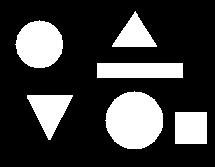
#> input picture Lesson_6/Task_1/data/1.jpg, 215 x 167 px
$ python object_analysis.py   (older library calls are emulated)
#> lines starting #> are read from the running program, lines starting #| are printed output that depends on the picture; after the words box and inside, x2 and y2 are one past the last pixel; in counts of white or black regions, pixels touching at a corner belong together
"""
Шаблонный метод (Template method)
"""
from pathlib import Path
import cv2

class ObjectAnalysis(object):
    def template_method(self, image):

        image = self.noise_filtering(image)
        data = self.segmentation(image)
        data = self.object_parameters(data)

        return data

    def noise_filtering(self, image):
        raise NotImplementedError()

    def segmentation(self, data):
        raise NotImplementedError()

    def object_parameters(self, data):
        (image, data) = data
        (numLabels, labels, stats, centroids) = data
        x = []
        y = []
        w = []
        h = []
        area = []
        for i in range(1, numLabels):
            # extract the connected component statistics for the current
            # label
            x.append(stats[i, cv2.CC_STAT_LEFT])
            y.append(stats[i, cv2.CC_STAT_TOP])
            w.append(stats[i, cv2.CC_STAT_WIDTH])
            h.append(stats[i, cv2.CC_STAT_HEIGHT])
            area.append(stats[i, cv2.CC_STAT_AREA])

        return (x, y, w, h, area)


class BinaryImage(ObjectAnalysis):
    def __init__(self):
        pass

    def noise_filtering(self, image):
        median = cv2.medianBlur(image, 5)
        return median

    def segmentation(self, image):
        output = cv2.connectedComponentsWithStats(
            image,
            4, # connectivity
            cv2.CV_32S)
        return (image, output)


# Task_1_i
class MonochromeImage(BinaryImage):
    def __init__(self):
        pass

    def noise_filtering(self, image):
        gaussian = cv2.GaussianBlur(image, (5, 5), 0)
        return gaussian

    def segmentation(self, image):
        edges = cv2.Canny(image, 100, 200)
        output = cv2.connectedComponentsWithStats(
            edges,
            4,  # connectivity
            cv2.CV_32S)
        return (edges, output)

'''
Для data/1.jpg был вывод:

Monochrome Image Processing
[np.int32(112), np.int32(11), np.int32(45), np.int32(37), np.int32(156)]
[np.int32(15), np.int32(20), np.int32(48), np.int32(49), np.int32(175)]
[np.int32(96), np.int32(63), np.int32(88), np.int32(16), np.int32(198)]
[np.int32(105), np.int32(91), np.int32(59), np.int32(59), np.int32(213)]
[np.int32(27), np.int32(94), np.int32(46), np.int32(47), np.int32(178)]
[np.int32(174), np.int32(111), np.int32(33), np.int32(33), np.int32(124)]
'''


# 1.a.ii
class ColorImage(MonochromeImage):
    def __init__(self):
        pass

    def segmentation(self, image):
        gray = cv2.cvtColor(image, cv2.COLOR_BGR2GRAY)
        _, binary = cv2.threshold(
            gray, 0, 255, cv2.THRESH_BINARY + cv2.THRESH_OTSU
        )

        distance = cv2.distanceTransform(binary, cv2.DIST_L2, 5)
        _, foreground = cv2.threshold(
            distance, 0.2 * distance.max(), 255, cv2.THRESH_BINARY
        )
        foreground = foreground.astype("uint8")

        kernel = cv2.getStructuringElement(cv2.MORPH_RECT, (3, 3))
        background = cv2.dilate(binary, kernel, iterations=3)
        unknown = cv2.subtract(background, foreground)

        _, markers = cv2.connectedComponents(foreground)
        markers += 1
        markers[unknown == 255] = 0
        cv2.watershed(image.copy(), markers)

        object_mask = ((markers > 1) * 255).astype("uint8")
        components = cv2.connectedComponentsWithStats(
            object_mask,
            4,  # connectivity
            cv2.CV_32S,
        )
        return (object_mask, components)

"""
Декоратор - структурный паттерн
"""
class FilteredAnalysis(ObjectAnalysis):
    def __init__(self, obj):
        self._proc = obj

    def template_method(self, image):
        (_x, _y, _w, _h, _area) = self._proc.template_method(image)
        x = []
        y = []
        w = []
        h = []
        area = []

        for i in range(len(_area)):
            if _area[i] > 10 and _area[i] < 2500:
                x.append(_x[i])
                y.append(_y[i])
                w.append(_w[i])
                h.append(_h[i])
                area.append(_area[i])

        return (x,y,w,h,area)

# 1.b.i
class HuMomentsAnalysis(ObjectAnalysis):
    def __init__(self, obj):
        self._proc = obj

    def template_method(self, image):
        filtered_image = self._proc.noise_filtering(image)
        segmented_image, components = self._proc.segmentation(filtered_image)
        parameters = self._proc.object_parameters(
            (segmented_image, components)
        )

        num_labels, labels, _, _ = components
        hu_moments = []
        for label in range(1, num_labels):
            component_mask = (labels == label).astype("uint8")
            moments = cv2.moments(component_mask, binaryImage=True)
            hu = cv2.HuMoments(moments).flatten().tolist()
            hu_moments.append(hu)

        return (*parameters, hu_moments)


if __name__== '__main__':
    image_path = Path(__file__).resolve().parent.parent / 'data' / '1.jpg'
    monochrome_image = cv2.imread(str(image_path), cv2.IMREAD_GRAYSCALE)
#> monochrome_image is the input picture: shape (167, 215); min 0, max 255, mean 61.4
    color_image = cv2.imread(str(image_path), cv2.IMREAD_COLOR)
    if monochrome_image is None or color_image is None:
        raise FileNotFoundError(f"Не удалось загрузить изображение: {image_path}")

    print("Monochrome Image Processing")
    monochrome_segm = MonochromeImage()
    (x, y, w, h, area) = monochrome_segm.template_method(monochrome_image)
#> in segmentation, `edges = cv2.Canny(image, 100, 200)`:
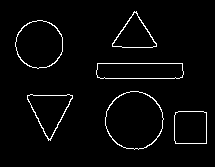
#> edges: shape (167, 215); 2.9% white in thin lines or dots, all inside (x1, y1, x2, y2) = (15, 11, 207, 150)
#> in object_parameters, `(numLabels, labels, stats, centroids) = data`:
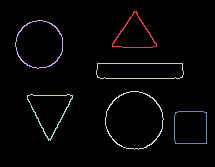
#> labels: shape (167, 215) int32; 7 distinct labels, from 0 to 6; one colour per label, 0 black
#> in object_parameters, `(numLabels, labels, stats, centroids) = data`: numLabels = 7; stats = [[0, 0, 215, 167, 34861], [112, 11, 45, 37, 156], [15, 20, 48, 49, 175], [96, 63, 88, 16, 198], [105, 91, 59, 59, 213], [27, 94, 46, 47, 178], [174, 111, 33, 33, 124]]; centroids = [[106.9, 82.96], [134.1, 33.5], [38.85, 43.92], [139.5, 70.39], [134, 119.7], [49.48, 112.4], [190.3, 127.3]]
#> after the loop in object_parameters, `for i in range(1, numLabels):`: area = [156, 175, 198, 213, 178, 124]; h = [37, 49, 16, 59, 47, 33]; w = [45, 48, 88, 59, 46, 33]; x = [112, 15, 96, 105, 27, 174]; y = [11, 20, 63, 91, 94, 111]
#> in template_method, `data = self.object_parameters(data)`: data = ([112, 15, 96, 105, 27, 174], [11, 20, 63, 91, 94, 111], [45, 48, 88, 59, 46, 33], [37, 49, 16, 59, 47, 33], [156, 175, 198, 213, 178, 124])
#> x = [112, 15, 96, 105, 27, 174]; y = [11, 20, 63, 91, 94, 111]; w = [45, 48, 88, 59, 46, 33]; h = [37, 49, 16, 59, 47, 33]; area = [156, 175, 198, 213, 178, 124]
    for i in range(len(area)):
            print([x[i], y[i], w[i], h[i], area[i]])
#> this loop made 6 passes
#| [112, 11, 45, 37, 156]
#| [15, 20, 48, 49, 175]
#| [96, 63, 88, 16, 198]
#| [105, 91, 59, 59, 213]
#| [27, 94, 46, 47, 178]
#| [174, 111, 33, 33, 124]

    print("Color Image Processing")
    color_segm = ColorImage()
    (x, y, w, h, area) = color_segm.template_method(color_image)
#> in segmentation, `_, binary = cv2.threshold( gray, 0, 255, cv2.THRESH_BINARY + cv2.THRES..`: binary: shape (167, 215); 24% white; 6 white regions, box (x1, y1, x2, y2) and area: (106, 92, 163, 149) 2605, (16, 21, 63, 68) 1761, (97, 63, 183, 78) 1288, (27, 95, 73, 140) 1112, (175, 112, 207, 144) 1020, (112, 12, 157, 47) 834
#> in segmentation, `_, foreground = cv2.threshold( distance, 0.2 * distance.max(), 255, cv..`: foreground: shape (167, 215) float32; 12.2% white; 6 white regions, box (x1, y1, x2, y2) and area: (111, 97, 158, 144) 1721, (21, 26, 58, 63) 1045, (180, 117, 202, 139) 484, (35, 100, 65, 130) 457, (102, 68, 178, 73) 380, (121, 22, 148, 42) 279
#> in segmentation, `background = cv2.dilate(binary, kernel, iterations=3)`: background: shape (167, 215); 33.7% white; 6 white regions, box (x1, y1, x2, y2) and area: (103, 89, 166, 152) 3325, (13, 18, 66, 71) 2361, (94, 60, 186, 81) 1930, (24, 92, 76, 143) 1694, (172, 109, 210, 147) 1440, (109, 9, 160, 50) 1350
#> in segmentation, `unknown = cv2.subtract(background, foreground)`: unknown: shape (167, 215); 21.5% white; 6 white regions, box (x1, y1, x2, y2) and area: (103, 89, 166, 152) 1604, (94, 60, 186, 81) 1550, (13, 18, 66, 71) 1316, (24, 92, 76, 143) 1237, (109, 9, 160, 50) 1071, (172, 109, 210, 147) 956
#> in segmentation, `_, markers = cv2.connectedComponents(foreground)`: markers: shape (167, 215) int32; 7 distinct labels, from 0 to 6
#> in segmentation, `markers += 1`:
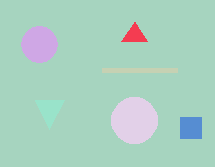
#> markers: shape (167, 215) int32; 7 distinct labels, from 1 to 7; one colour per label, 0 black
#> in segmentation, `markers[unknown == 255] = 0`:
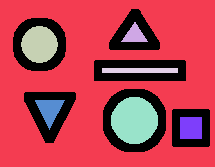
#> markers: shape (167, 215) int32; 8 distinct labels, from 0 to 7; one colour per label, 0 black
#> in segmentation, `object_mask = ((markers > 1) * 255).astype("uint8")`: object_mask: shape (167, 215); 22.7% white; 6 white regions, box (x1, y1, x2, y2) and area: (106, 92, 163, 149) 2522, (16, 21, 62, 68) 1692, (97, 64, 183, 78) 1188, (27, 95, 72, 139) 1034, (175, 112, 206, 144) 932, (113, 12, 156, 47) 796
#> in object_parameters (call 2), `(numLabels, labels, stats, centroids) = data`:
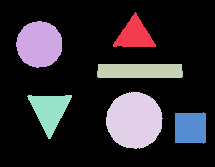
#> labels: shape (167, 215) int32; 7 distinct labels, from 0 to 6; one colour per label, 0 black
#> in object_parameters (call 2), `(numLabels, labels, stats, centroids) = data`: stats = [[0, 0, 215, 167, 27741], [113, 12, 43, 35, 796], [16, 21, 46, 47, 1692], [97, 64, 86, 14, 1188], [106, 92, 57, 57, 2522], [27, 95, 45, 44, 1034], [175, 112, 31, 32, 932]]; centroids = [[105.9, 81.43], [134.2, 34.71], [38.91, 43.97], [139.5, 70.53], [133.9, 119.9], [49.21, 110.2], [190, 127.5]]
#> after the loop in object_parameters (call 2), `for i in range(1, numLabels):`: area = [796, 1692, 1188, 2522, 1034, 932]; h = [35, 47, 14, 57, 44, 32]; w = [43, 46, 86, 57, 45, 31]; x = [113, 16, 97, 106, 27, 175]; y = [12, 21, 64, 92, 95, 112]
#> x = [113, 16, 97, 106, 27, 175]; y = [12, 21, 64, 92, 95, 112]; w = [43, 46, 86, 57, 45, 31]; h = [35, 47, 14, 57, 44, 32]; area = [796, 1692, 1188, 2522, 1034, 932]
    for i in range(len(area)):
            print([x[i], y[i], w[i], h[i], area[i]])

    print("Color Image Hu Moments")
    hu_analysis = HuMomentsAnalysis(ColorImage())
    (x, y, w, h, area, hu_moments) = hu_analysis.template_method(color_image)
#> in template_method, `parameters = self._proc.object_parameters( (segmented_image, component..`: parameters = ([113, 16, 97, 106, 27, 175], [12, 21, 64, 92, 95, 112], [43, 46, 86, 57, 45, 31], [35, 47, 14, 57, 44, 32], [796, 1692, 1188, 2522, 1034, 932])
#> in template_method, `num_labels, labels, _, _ = components`: num_labels = 7
#> the loop in template_method, `for label in range(1, num_labels):` made 6 passes
#> pass 1, in template_method, `component_mask = (labels == label).astype("uint8")`:
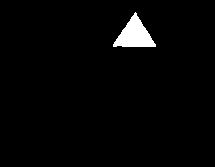
#> component_mask: shape (167, 215); values 0 (black) and 1 (white), 2.2% white; 1 white region, box (x1, y1, x2, y2) and area: (113, 12, 156, 47) 796
#> after the loop in template_method, `for label in range(1, num_labels):`:
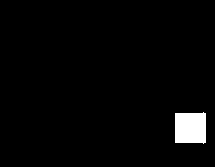
#> component_mask: shape (167, 215); values 0 (black) and 1 (white), 2.6% white; 1 white region, box (x1, y1, x2, y2) and area: (175, 112, 206, 144) 932
#> after the loop in template_method, `for label in range(1, num_labels):`: hu_moments = 6 items
#> hu_moments = 6 items
    for i in range(len(area)):
            print([x[i], y[i], w[i], h[i], area[i], hu_moments[i]])
